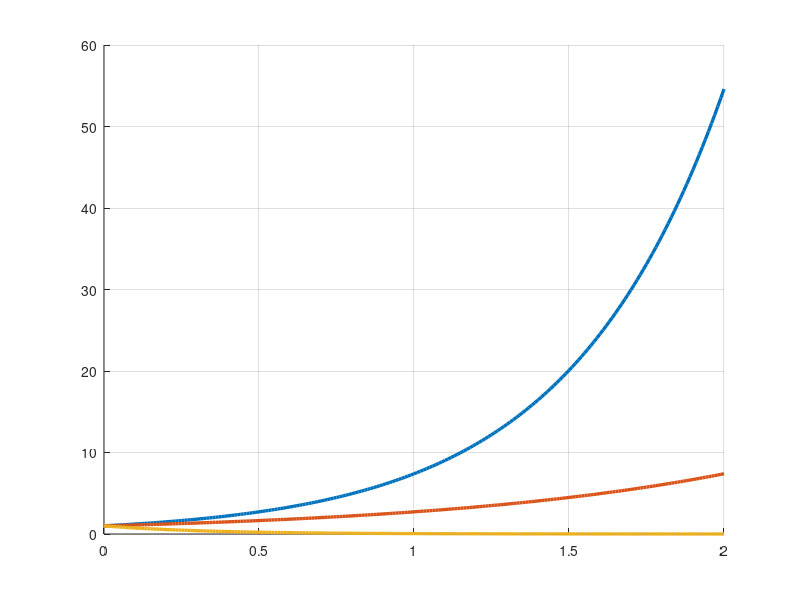

This chart was generated by the following MATLAB code: (Note: this script raises an error after producing the figure.)
%% 13주차 — 상태궤환 극배치: 극점을 원하는 자리에 정확히
% **제어시스템설계** · 충남대학교 자율운항시스템공학과
%
%
% **참고자료 — 먼저 볼 것**
%
% **1. 올해(2026) 수업 — 항상 이 두 곳에 올라옵니다**
%
% | 무엇 | 어디 |
% |---|---|
% | **수업 녹화 영상** | [충남대 제어시스템설계 2026 재생목록](https://youtube.com/playlist?list=PLJYbwklUIAsQ) |
% | **실습 자료 전체** (이 강의노트 포함) | [GitHub — Control-System-Design_Released](https://github.com/wkyouncnu/Control-System-Design_Released) |
%
% 수업이 끝나면 그날 녹화가 재생목록에 올라가고, 자료를 고치면 GitHub 이 곧바로 갱신됩니다.
% **빠진 수업이 있거나 따라가지 못한 곳이 있으면 이 둘을 먼저 보십시오.**
% 강의노트 · 실습 스크립트 · Simulink 모델 · 숙제가 모두 GitHub 에 있습니다.
%
% **2. 담당교수가 직접 한 강의 다섯 과목**
%
% 기초부터 대학원 과정까지 이어지므로 부족한 곳부터 보면 됩니다.
% 이 강의에서 쓰는 기호와 유도는 모두 그 안에서 자세히 다룹니다.
%
% | # | 과목 | 수준 | 언어 | 영상 | 강의자료·코드 |
% |---|---|---|---|---|---|
% | 1 | **제어공학** — 기초. 전달함수, 피드백, 안정도, 근궤적, PID | 학부 | KO | [재생목록](https://youtube.com/playlist?list=PLFaUxNRM4BvJMpF9HZS-Mp8tDv9dTdglk) | [드라이브](https://drive.google.com/drive/folders/1TNIPDNtS_Iy8li-olka5WJslSXDYf0aT) |
% | 2 | **제어시스템설계** — 해석이 아니라 설계. 사양, 루프 성형, 이산 구현 | 학부 | KO | [재생목록](https://youtube.com/playlist?list=PLFaUxNRM4BvIGroZ5rgn7x08F7C79d9WZ) | [드라이브](https://drive.google.com/drive/folders/11m5Xxl_PHJvxgHghLSP-jhCpmRpbvoXh) |
% | 3 | **제어공학특론** — 좌표계, 6자유도 운동방정식, 회전행렬과 오일러각, 선형화 | 대학원 | EN | [재생목록](https://youtube.com/playlist?list=PLFaUxNRM4BvJmvF2ljx4KM5dj1P5jEcw0) | [드라이브](https://drive.google.com/drive/folders/1GUxbbONl916lNd0ggnFnXrNwNkd13-2-) |
% | 4 | **센서신호처리 및 융합** — 센서 모델, 잡음, 추정, 다중센서 융합 | 대학원 | EN | [재생목록](https://youtube.com/playlist?list=PLFaUxNRM4BvK-aP2Gdoyp5-AWvMn7Fo8E) | [드라이브](https://drive.google.com/drive/folders/1MEVJP7TzMcm8w6TZwUjhWJtL34WeNY3u) |
% | 5 | **캡스톤디자인** — 이동체 프로젝트를 처음부터 끝까지 | 학부 | KO | [재생목록](https://youtube.com/playlist?list=PLFaUxNRM4BvLu7L0pDoLzDXTv8mm6rCmj) | [드라이브](https://drive.google.com/drive/folders/1haIQejlJfrdhtOuof-MpffR9ydVscXZS) |
%
% **3. MATLAB 이나 Simulink 가 아직 익숙하지 않다면**
%
% 실습에 들어가기 전에 아래를 먼저 하십시오. 무료이고 각각 몇 시간이면 끝납니다.
%
% | 도구 | 시작할 곳 |
% |---|---|
% | MATLAB | [MATLAB Onramp](https://matlabacademy.mathworks.com/kr/details/matlab-onramp/gettingstarted) · [Core MATLAB Skills](https://matlabacademy.mathworks.com/details/core-matlab-skills/lpmlcms) |
% | Simulink | [Simulink Onramp](https://matlabacademy.mathworks.com/kr/details/simulink-onramp/simulink) · 담당교수 Simulink 강의 [1편](https://youtu.be/a-afHg_fSaU) · [2편](https://youtu.be/070Yn0Hw5a0) |
%
%
%
%
% 6~7주차에서 우리는 **정해진 길** 위에서만 극점을 움직일 수 있었습니다.
% 근궤적이 사양 영역을 비껴가면 방법이 없었고, 그래서 7주차에서
% 극이나 영을 추가해 **길 자체를 바꿨습니다.**
%
% 오늘은 더 나갑니다. **길이라는 것 자체가 없어집니다.**
% 상태를 전부 되먹이면 극점 $n$ 개를 각각 원하는 자리에 정확히 놓을 수 있습니다.
%
% 그리고 학기의 하이라이트 — **거꾸로 선 진자를 실제로 세웁니다.**
if isempty(which('plant_msd'))   % 경로가 아직 등록 안 되었으면 알아서 잡는다
    p_ = pwd;
    if ~isempty(mfilename('fullpath')), p_ = fileparts(mfilename('fullpath')); end
    for k_ = 1:4
        if isfile(fullfile(p_,'setup_path.m')), run(fullfile(p_,'setup_path.m')); break; end
        p_ = fileparts(p_);
    end
    clear p_ k_
end
clc; close all;
s = tf('s');
%% 0-0. 오늘 돌려 볼 파일
% 강의노트를 읽다가 **직접 값을 바꿔 보고 싶을 때** 여는 파일들입니다.
% 모두 `W13_PolePlacement` 폴더 안에 있습니다.
%
% | 파일 | 실행 결과 | 학습 목표 | 강의노트 |
% |---|---|---|---|
% | `W13_01_pole_placement.m` | 계수비교법 손계산과 `place` 결과 대조, `place` 대 `acker`, 극 위치별 제어입력 표 | 극배치가 **왜 되는가**와 **대가** | 1~5절 |
% | `W13_02_reference_tracking.m` | $K_r$ 보정, 모델이 틀렸을 때, 적분 상태를 더한 서보 | 극배치만으로는 **어디에 멈출지 못 정한다** | 6~8절 |
% | `W13_03_pendulum_balance.m` | 거꾸로 선 진자를 세우고, 비선형으로 검증하고, 토크 한계를 걸어 본다 | **학기의 하이라이트** | 9~11절 |
% | `W13_04_run_simulink.m` | Simulink 로 같은 설계를 돌리고 포화를 켜 본다 | 실물에 가까운 검증 | 12절 |
% | `W13_PolePlacement.slx` | 상태궤환 $+$ `Saturation` 이 들어간 모델 | 행벡터 $K$ 를 블록으로 그리는 법 | 12절 |
% | `W13_build_model.m` | 위 `.slx` 를 코드로 다시 만든다 | 모델이 깨졌을 때 되살리는 법 | — |
%
% 오늘 처음 쓰는 도우미 함수도 하나 있습니다.
%
% | 함수 | 기능 |
% |---|---|
% | `fsfb_design(sys, p_des)` | 가제어성 확인 $\to$ $K$ $\to$ $K_r$ $\to$ **제어입력 크기**까지 한 번에 |
%
% 실행하는 법 — 파일을 열고 절 안에서 `Ctrl+Enter` 를 누르면 그 절만 돕니다.
% 전체는 `F5` 입니다. 처음 한 번은 `setup_path` 를 먼저 실행하십시오.
%
% 이 강의노트의 **그림은 전부** `make_figures.m` 이 만들어 `common/figures/` 에
% 넣어 둔 것입니다. 그림마다 어느 함수가 만들었는지 아래에 적어 두었습니다.
%% 0. 오늘 한 장 요약
% 오늘 배우는 것을 한 문장으로 적으면 이렇습니다.
%
% **상태를 전부 되먹이면 $A$ 가 $A - BK$ 로 바뀌고, 가제어이기만 하면
% 그 고유값을 원하는 자리에 정확히 놓을 수 있다.**
%
% 오늘의 계단
%
% - **1~3절** 상태궤환이란 무엇인가. $K$ 를 어떻게 구하는가
% - **4~5절** 근궤적과 무엇이 다른가. 그리고 대가는 무엇인가
% - **6~8절** 극배치만으로는 부족하다 — $K_r$ 과 적분 상태
% - **9~11절** 거꾸로 선 진자를 세운다. **학기의 하이라이트**
% - **12절** 포화가 있으면 어떻게 되는가
%
% 오늘 딱 하나만 기억한다면 이것입니다.
%
% - **극을 왼쪽으로 보내는 것은 공짜가 아니다.** 제어입력이 폭증한다
%% 0-1. 가장 작은 예부터 — 극점 하나 옮기기
% 이해를 돕기 위해 상태가 **하나뿐인** 시스템부터 봅니다.
%
% $$\dot{x} = 2x + u$$
%
% $a = +2$ 라 그대로 두면 발산합니다. 여기에 $u = -kx$ 를 넣으면
%
% $$\dot{x} = 2x - kx = (2-k)\,x$$
%
% $k = 5$ 로 두면 $\dot{x} = -3x$ 가 되어 **안정해집니다.**
%
% 이것이 오늘의 전부입니다. 상태가 여러 개면 $k$ 가 행벡터 $K$ 가 되고
% $2-k$ 가 $A - BK$ 가 될 뿐입니다.
t0 = (0:0.01:2)';
hold on; grid on;
for k = [0 1 5]
    plot(t0, exp((2-k)*t0), 'LineWidth', 2.4, ...
         'DisplayName', sprintf('k = %d  ->  기울기 %+d', k, 2-k));
end
yline(1, 'k:', 'HandleVisibility','off');
xlabel('시간 [s]'); ylabel('x(t)'); ylim([0 6]);
legend('Location','northwest');
title('되먹임 이득 하나로 고유값의 부호를 뒤집는다');
%% 1. 상태궤환 — 출력이 아니라 상태를 되먹인다
% 지금까지 열두 주 동안 되먹인 것은 **출력 $y$ 하나**였습니다.
%
% $$u = C(s)\,(r - y)$$
%
% 상태궤환은 **상태 전부**를 되먹입니다.
%
% $$u = -Kx + K_r r, \qquad K = [k_1\;\;k_2\;\;\cdots\;\;k_n]$$
%
% 이것을 상태방정식에 넣으면
%
% $$\dot{x} = Ax + B(-Kx + K_r r) = (A - BK)\,x + BK_r\,r$$
%
% 즉 **$A$ 가 $A - BK$ 로 바뀝니다.**
% 우리가 $K$ 를 고르면 그 고유값을 정할 수 있다는 뜻입니다.
%
% ![상태궤환 : u = -Kx + Kr r](loop_statefb.png)
%
% **그림 파일** `loop_statefb.png` — `common/dg_loop.m` 의 `dg_loop`
%   · 다시 만들려면 `make_figures('loop_statefb')`
%
% **만드는 곳** — `common/dg_loop.m` 을 `dg_loop('statefeedback', ...)` 로 부릅니다
% **직접 확인해 보려면** — `W13_04_run_simulink.m` 이 `W13_PolePlacement.slx` 에서
% 이 그림 그대로의 블록 배치를 돌립니다
%
% 그림 해석
%
% | 관찰 위치 | 관찰 내용 | 해석 |
% |---|---|---|
% | 되먹임 선이 **플랜트 안쪽**에서 나오는 것 | $y$ 가 아니라 $x$ 를 가져온다 | **오늘의 핵심 차이** |
% | 되먹임 상자 $K$ | 스칼라가 아니라 **행벡터** | 상태마다 계수가 따로 있다 |
% | 그 선이 여러 가닥인 것 | 상태 개수만큼 | 그래서 자유도가 $n$ 개다 |
% | 앞단의 $K_r$ | 지령을 곱해 주는 상수 | 6절에서 다룬다. **없으면 엉뚱한 데 멈춘다** |
% | 합산점의 부호 | $-Kx$ 를 더한다 | 빼는 것과 같다 |
% | 출력 $y$ 로 가는 선 | $C$ 를 거친다 | 오늘은 **$x$ 를 전부 안다고 가정**한다 |
%
% 마지막 줄이 오늘 내내 깔려 있는 가정입니다.
% **이 가정을 깨는 것이 14주차입니다.**
%% 2. $K$ 를 손으로 구하기 — 계수비교법
% 절차는 세 줄입니다.
%
% - **1단계** 원하는 극점으로 원하는 특성다항식을 만든다
%
% $$(s+8)(s+10)(s+12) = s^3 + 30 s^2 + 296 s + 960$$
%
% - **2단계** $A - BK$ 의 특성다항식을 $K$ 의 원소로 적는다
% - **3단계** 두 다항식의 **계수를 하나씩 맞춘다**
%
% 미지수 개수($K$ 의 원소 $n$ 개)와 방정식 개수(계수 $n$ 개)가 같으므로
% **답이 정확히 하나** 나옵니다. 이것이 극배치가 되는 이유입니다.
%
% 그리고 12주차의 조건이 여기서 나옵니다 — **가제어여야 합니다.**
% 가제어가 아니면 위 연립방정식이 풀리지 않습니다.
[Gp, p] = plant_dcmotor('position');
sys = ss(p.A, p.B, p.C, p.D);
p_des = [-8 -10 -12];
K = place(p.A, p.B, p_des);
eig(p.A)'                    % 개루프 고유값
%%
poly(p_des)                  % 원하는 특성다항식의 계수
%%
K                            % place 가 구해 준 상태궤환 이득
%%
sort(eig(p.A - p.B*K))'      % 검증 : 원한 -8, -10, -12 가 나와야 한다
%% 2-1. 계수비교를 **직접** 해 본다 — 가장 작은 예
% 위에서는 절차만 말하고 `place` 에 맡겼습니다.
% 그러면 무슨 일이 일어나는지 안 보이므로, 상태가 둘뿐인 예로 손으로 풉니다.
%
% $$A = \left[\begin{array}{cc} 0 & 1 \\ -2 & -3 \end{array}\right], \qquad
%   B = \left[\begin{array}{c} 0 \\ 1 \end{array}\right], \qquad
%   K = \left[\begin{array}{cc} k_1 & k_2 \end{array}\right]$$
%
% **1단계** — 원하는 극점을 $-4$, $-5$ 로 두면
%
% $$(s+4)(s+5) = s^2 + 9s + 20$$
%
% **2단계** — $A - BK$ 를 만들고 특성다항식을 $k_1, k_2$ 로 적습니다.
%
% $$A - BK = \left[\begin{array}{cc} 0 & 1 \\
%   -2-k_1 & -3-k_2 \end{array}\right]$$
%
% $2\times2$ 행렬의 특성다항식은 $s^2 - (\text{대각합})s + (\text{행렬식})$ 이므로
%
% $$s^2 + (3+k_2)\,s + (2+k_1)$$
%
% **3단계** — 두 다항식의 계수를 하나씩 맞춥니다.
%
% | 차수 | 원하는 계수 | $K$ 로 적은 계수 | 풀면 |
% |---|---|---|---|
% | $s^1$ | $9$ | $3 + k_2$ | $k_2 = 6$ |
% | $s^0$ | $20$ | $2 + k_1$ | $k_1 = 18$ |
%
% 따라서 $K = \left[\begin{array}{cc} 18 & 6 \end{array}\right]$ 입니다.
% **미지수 두 개, 방정식 두 개.** 그래서 답이 딱 하나 나옵니다.
%
% 지금 한 일을 한 장으로 묶으면 이렇습니다.
%
% ![계수비교법 — 원하는 극점에서 K 까지](w13_coeff_match.png)
%
% **그림 파일** `w13_coeff_match.png` — `make_figures.m` 의 `fig_w13_coeff_match`
%   · 다시 만들려면 `make_figures('w13_coeff_match')`
%
% **만드는 곳** — `make_figures.m` 의 `fig_w13_coeff_match`
% **직접 확인해 보려면** — `W13_01_pole_placement.m` 의 **2절**이
% 같은 예제를 손계산과 `place` 로 나란히 풉니다
%
% 그림 해석
%
% | 관찰 위치 | 관찰 내용 | 해석 |
% |---|---|---|
% | ① 파란 칸 | 원하는 극점 $-4$, $-5$ | **우리가 정하는 것.** 사양에서 온다 |
% | ② 파란 칸 | 그 극점을 근으로 갖는 다항식 | 극점을 계수로 바꾼 것 |
% | ③ 회색 칸 | $A - BK$ 의 특성다항식 | **시스템이 주는 것.** $K$ 가 미지수로 들어 있다 |
% | ④ 빨간 글씨 | 같은 차수끼리 등식을 세운 것 | 미지수 2 개, 방정식 2 개 |
% | ⑤ 초록 칸 | 연립방정식의 해 | 얻는 상태궤환 이득 |
% | ② 와 ③ 의 차수가 같은 것 | 둘 다 $n$ 차 | 그래서 방정식 개수가 미지수 개수와 같다 |
%
% ③ 에 $k_1$ 이나 $k_2$ 가 **아예 나타나지 않는 경우**가 있습니다.
% 그러면 ④ 를 풀 수 없습니다. 그것이 **가제어가 아닌 경우**입니다.
% 12주차의 판정이 여기서 쓰입니다.
A2 = [0 1; -2 -3];   B2 = [0; 1];
K2_hand  = [18 6]                        % 손으로 푼 것
K2_place = place(A2, B2, [-4 -5])        % place 가 준 것
%%
poly(A2 - B2*K2_hand)                    % A-BK 의 특성다항식
poly([-4 -5])                            % 원하는 특성다항식
%%
sort(eig(A2 - B2*K2_hand))'              % 고유값이 -5, -4 로 옮겨졌다
%% 2-2. 3차에서는 기호 계산으로 맡긴다
% 상태가 셋이 되면 손으로 전개하기가 번거롭습니다.
% 그래도 **원리는 똑같다**는 것을 확인하기 위해 기호로 풀어 봅니다.
%
% Symbolic Math Toolbox 의 `charpoly` 가 특성다항식을 $k_1,k_2,k_3$ 이
% 들어간 채로 만들어 주고, `solve` 가 계수를 맞춰 줍니다.
%
% 새로 나오는 명령 두 개
%
% - `charpoly(M, s)` — 행렬 `M` 의 특성다항식을 변수 `s` 로 돌려준다
% - `coeffs(expr, s, 'All')` — 다항식의 계수를 **높은 차수부터 전부** 뽑는다
%
% 우리 DC 모터의 $A - BK$ 특성다항식은 이렇게 나옵니다.
%
% $$s^3 + (2k_3 + 12)\,s^2 + \left(2k_2 + 20k_3 + \frac{1001}{50}\right)s + 2k_1$$
%
% 원하는 다항식 $s^3 + 30s^2 + 296s + 960$ 과 계수를 맞추면
% 미지수 세 개에 방정식 세 개이므로 답이 하나로 정해집니다.
%  [주의] 이 절만 Symbolic Math Toolbox 가 필요합니다.
%         없는 PC 에서도 강의노트가 끝까지 돌도록 확인하고 건너뜁니다.
hasSym = license('test','Symbolic_Toolbox') && ~isempty(which('syms'));
if hasSym
    syms k1 k2 k3 sv real
    Ksym = [k1 k2 k3];
    cpoly = expand(charpoly(sym(p.A) - sym(p.B)*Ksym, sv));
    wpoly = expand(poly2sym(poly(p_des), sv));
    sol   = solve(coeffs(cpoly - wpoly, sv, 'All') == 0, [k1 k2 k3]);
    K_hand3 = double([sol.k1 sol.k2 sol.k3]);
else
    K_hand3 = K;             % 툴박스가 없으면 계수 대조만 한다
    disp('Symbolic Math Toolbox 가 없어 기호 계산은 건너뜁니다.')
end
K_hand3                      % 계수비교로 푼 것
K                            % place 가 준 것
%%
poly(p.A - p.B*K)            % A-BK 의 특성다항식
poly(p_des)                  % 원하는 특성다항식. 같아야 한다
%%
% 세 결과가 같습니다. 그러므로 `place` 는 **이 연립방정식을 수치적으로 푸는
% 명령일 뿐입니다.** 새로운 이론이 아닙니다.
%% 3. `place` 와 `acker` — 오늘의 새 명령 둘
% 둘 다 같은 일을 합니다. 그런데 쓰는 자리가 다릅니다.
%
% | 항목 | place(A,B,p) | acker(A,B,p) |
% |---|---|---|
% | 원리 | 수치적으로 안정한 알고리즘 | Ackermann 공식을 그대로 |
% | 입력 개수 | **여러 개 가능** | 하나만 |
% | 중근 | **불가.** 오류가 난다 | 가능 |
% | 차수 | 높아도 믿을 만하다 | $10$ 차 이상은 위험 |
% | 언제 쓰나 | **기본** | 중근이 꼭 필요할 때 |
%
% 주의 세 가지
%
% - 둘 다 **개루프** $A, B$ 를 받습니다. 폐루프를 넣으면 안 됩니다
% - 돌려주는 것은 $K$ 이고, 실제 제어입력은 $u = -Kx$ 입니다. **부호에 주의**
% - `place` 가 오류를 내면 두 가지 중 하나입니다 —
%   **중근을 줬거나, 가제어가 아니거나**
%
% 예제 — 중근을 주면 어떻게 되는지 확인해 봅니다.
try
    K2 = place(p.A, p.B, [-10 -10 -10]);
catch ME
    disp('place 에 중근을 주면 오류가 납니다 :')
    disp(ME.message)
end
%%
K2 = acker(p.A, p.B, [-10 -10 -10])      % acker 로는 된다
%%
sort(eig(p.A - p.B*K2))'                 % 검증 : -10 이 세 개
%% 4. 근궤적과 무엇이 다른가 — 오늘의 핵심
% 6~7주차에서는 이득 $K$ **하나**를 바꿨습니다. 자유도가 하나뿐이라
% 극점이 **정해진 길** 위를 움직였습니다.
%
% 상태궤환은 $K$ 가 **벡터**입니다. 자유도가 상태 개수만큼 있습니다.
% 그래서 극점 $n$ 개를 각각 원하는 자리에 놓을 수 있습니다.
%
% ![원점의 적분기까지 원하는 자리로 끌어온다](w13_place_map.png)
%
% **그림 파일** `w13_place_map.png` — `make_figures.m` 의 `fig_place_map`
%   · 다시 만들려면 `make_figures('w13_place_map')`
%
% **만드는 곳** — `make_figures.m` 의 `fig_place_map`
% **직접 바꿔 보려면** — `W13_01_pole_placement.m` 의 **4절**이 근궤적을
% 배경으로 깔고 극배치 결과를 겹쳐 그립니다
%
% 그림 해석
%
% | 관찰 위치 | 관찰 내용 | 해석 |
% |---|---|---|
% | 왼쪽 파란 $\times$ 세 개 | 개루프 극점 $0$, $-2.00$, $-10.00$ | 원점의 것이 **적분기**다 (5주차 타입 1) |
% | 왼쪽 빨간 $\circ$ 세 개 | 극배치 후 $-8$, $-10$, $-12$ | 우리가 정한 자리 |
% | 원점의 $\times$ 가 $-8$ 로 옮겨진 것 | **적분기까지 옮겼다** | 비례제어로는 절대 못 하는 일 |
% | 세 $\circ$ 가 실축 위에 나란한 것 | 우리가 실수 극점으로 골랐다 | 복소수로 골라도 된다 |
% | 오른쪽 곡선 | 그때의 계단응답 | |
% | 오른쪽 제목 | 오버슈트 $0.0\%$, 정착시간 $0.78$ s | 실수 극점만 골랐으니 오버슈트가 없다 |
% | 오른쪽 곡선이 $1$ 에 도달하는 것 | $K_r$ 을 곱했기 때문 | 안 곱하면 6절처럼 엉뚱한 데 멈춘다 |
%
% **원점 극점을 옮겼다**는 것이 이 그림의 핵심입니다.
% 비례제어에서는 원점 극점이 그 자리에서 출발해 오른쪽으로 휘어 갈 뿐이었습니다.
%% 5. 대가 — 극을 왼쪽으로 보낼수록
% 수학적으로는 **어디든** 놓을 수 있습니다. 가제어이기만 하면요.
% 그런데 물리적으로는 대가가 있습니다.
%
% ![빨라진 만큼 전압을 더 쓴다](w13_effort.png)
%
% **그림 파일** `w13_effort.png` — `make_figures.m` 의 `fig_effort`
%   · 다시 만들려면 `make_figures('w13_effort')`
%
% **만드는 곳** — `make_figures.m` 의 `fig_effort`
% **직접 바꿔 보려면** — `W13_01_pole_placement.m` 의 **5절**에서
% `a_list` 를 바꿔 실행
%
% 그림 해석 — **왼쪽 두 곡선의 세로축 눈금을 반드시 함께 보십시오**
%
% | 관찰 위치 | 관찰 내용 | 해석 |
% |---|---|---|
% | 왼쪽 파란 곡선 | 정착시간. $1.4$ s 에서 $0.3$ s 로 | 왼쪽으로 보낼수록 빨라진다 |
% | 왼쪽 파란 곡선의 세로축 | 선형 눈금, $0.2 \sim 1.6$ | 약 $5$ 배 범위 |
% | 왼쪽 빨간 곡선 | 최대 제어입력 | 함께 커진다 |
% | 왼쪽 빨간 곡선의 세로축 | **로그 눈금**, $10^1 \sim 10^4$ | 약 $100$ 배 범위 |
% | 두 세로축의 범위 차이 | $5$ 배 대 $100$ 배 | **빨라지는 것보다 전압이 훨씬 빨리 큰다** |
% | 오른쪽 파란 곡선 | 극점 $-6$ 부근, 정착 $1.00$ s, 최대 $240$ V | |
% | 오른쪽 노란 곡선 | 극점 $-20$ 부근, 정착 $0.34$ s, 최대 $5280$ V | $3$ 배 빨라지려고 $22$ 배 전압 |
% | 오른쪽 제목의 $24$ V | 흔한 드라이버 한계 | **셋 다 사용할 수 없다** |
%
% 이 그림이 오늘의 실무적 결론입니다.
% **"가장 빠른 설계" 가 아니라 "구동기가 낼 수 있는 것 중 가장 좋은 설계"**
% 를 골라야 합니다. 6주차의 포화, 7주차의 Lead 대가와 똑같은 이야기입니다.
%% 6. 극배치만으로는 부족하다 — 어디에 멈출 것인가
% 극배치는 $A$ 를 $A - BK$ 로 바꿔 **고유값만** 옮깁니다.
% 직류이득은 아무도 신경 쓰지 않았습니다.
%
% 그래서 지령 $r$ 을 그대로 넣으면 엉뚱한 값에 수렴합니다.
%
% ![극배치는 극점만 옮긴다. 직류이득은 따로 맞춰야 한다](w13_kr.png)
%
% **그림 파일** `w13_kr.png` — `make_figures.m` 의 `fig_kr`
%   · 다시 만들려면 `make_figures('w13_kr')`
%
% **만드는 곳** — `make_figures.m` 의 `fig_kr`
% **직접 확인해 보려면** — `W13_02_reference_tracking.m` 의 **1~2절**
%
% 그림 해석
%
% | 관찰 위치 | 관찰 내용 | 해석 |
% |---|---|---|
% | 파란 곡선 ($K_r = 1$) | $0.002$ 근처에서 평평 | 목표 $1$ 의 **$0.2\%$** 에 멈춘다 |
% | 빨간 곡선 ($K_r = 480$) | $1$ 에 정확히 도달 | 보정하면 맞는다 |
% | 두 곡선의 **모양** | 완전히 같다 | 고유값이 같으니 당연하다 |
% | 두 곡선이 같은 시각에 평평해지는 것 | 정착시간도 같다 | $K_r$ 은 **세로 배율일 뿐**이다 |
% | $K_r = 480$ 이라는 큰 값 | $1/0.002$ | 직류이득이 작아서 크게 곱해야 한다 |
%
% **모양은 같고 크기만 다르다** — 이것을 놓치지 마십시오.
% $K_r$ 은 과도응답을 전혀 안 바꿉니다.
%% 7. $K_r$ 은 어떻게 구하는가
% 정상상태에서는 $\dot{x} = 0$ 이므로
%
% $$0 = (A - BK)\,x_{ss} + BK_r\,r
%   \qquad\Rightarrow\qquad
%   x_{ss} = -(A-BK)^{-1}BK_r\,r$$
%
% $$y_{ss} = C\,x_{ss} = -C(A-BK)^{-1}B\,K_r\,r$$
%
% 이것이 $r$ 과 같아지려면
%
% $$K_r = \frac{1}{-C(A-BK)^{-1}B}
%       = \frac{1}{\mathrm{dcgain}(A-BK,\,B,\,C,\,D)}$$
%
% MATLAB 에서는 한 줄입니다.
Kr = 1/dcgain(ss(p.A - p.B*K, p.B, p.C, p.D))
%%
dcgain(ss(p.A - p.B*K, p.B*Kr, p.C, p.D))   % 보정 후 직류이득. 1 이어야 한다
%% 8. $K_r$ 의 약점과 적분 상태
% $K_r$ 은 **모델을 믿고 미리 계산한 값**입니다.
% 1주차와 5주차에서 본 그 문제가 그대로 돌아옵니다.
%
% 그런데 **한 가지 예외가 있습니다.**
%
% - 플랜트 안에 **적분기가 이미 있으면** ($A$ 의 첫 열이 $0$)
%   $K_r$ 만으로도 계단 오차가 저절로 $0$ 이 됩니다
% - 없으면 $K_r$ 은 모델 오차만큼 그대로 어긋납니다
%
% 오늘 쓰는 DC 모터 **위치** 모델은 앞쪽입니다 (각도는 각속도의 적분).
% **속도** 모델은 뒤쪽입니다. `W13_02_reference_tracking.m` 의 3절에서
% 두 경우를 나란히 확인합니다.
%
% 확실히 없애려면 **적분 상태를 하나 더** 넣습니다.
%
% $$\dot{x}_i = r - y$$
%
% $$\left[\begin{array}{c}\dot{x}\\ \dot{x}_i\end{array}\right] =
%   \left[\begin{array}{cc}A & 0\\ -C & 0\end{array}\right]
%   \left[\begin{array}{c}x\\ x_i\end{array}\right] +
%   \left[\begin{array}{c}B\\ 0\end{array}\right] u +
%   \left[\begin{array}{c}0\\ 1\end{array}\right] r$$
%
% 이 확대 시스템에 극배치를 하면 상태가 $n+1$ 개인 제어기가 나옵니다.
% **서보 문제**라고 부르며, 모델이 틀려도 정상상태 오차가 $0$ 입니다.
%
% 두 방식의 차이는 **모델이 틀렸을 때** 드러납니다.
%
% ![K_r 만 쓸 때와 적분 상태를 더했을 때](w13_servo.png)
%
% **그림 파일** `w13_servo.png` — `make_figures.m` 의 `fig_w13_servo`
%   · 다시 만들려면 `make_figures('w13_servo')`
%
% **만드는 곳** — `make_figures.m` 의 `fig_w13_servo`
% **직접 바꿔 보려면** — `W13_02_reference_tracking.m` 의 **3-1절**과 **4절**
% 에서 모델 오차의 크기를 바꿔 보십시오
%
% 그림 해석
%
% | 관찰 위치 | 관찰 내용 | 해석 |
% |---|---|---|
% | 왼쪽 파란 곡선 | 모델이 정확할 때 $K_r$ | 목표값에 정확히 도달 |
% | 왼쪽 빨간 곡선 | 플랜트가 $30\,\%$ 약할 때 $K_r$ | **$10\,\%$ 만큼 모자란 채로 멈춘다** |
% | 왼쪽 초록 곡선 | 같은 오차에 적분 상태 추가 | 조금 늦지만 결국 목표값에 도달 |
% | 초록이 파랑보다 느린 것 | 상태가 하나 늘어 극점이 하나 더 있다 | 정확도의 대가는 속도 |
% | 오른쪽 빨간 직선 | 모델 오차 대 정상상태 오차 | $K_r$ 은 **오차를 그대로 물려받는다** |
% | 오른쪽 초록 수평선 | 같은 스윕, 적분 상태 사용 | 모델이 얼마나 틀리든 오차가 $0$ |
%
% 오른쪽 그림이 이 절의 결론입니다.
% $K_r$ 은 **모델을 믿는** 앞먹임이고, 적분 상태는 **출력을 보는** 되먹임입니다.
% 1주차에서 개루프와 폐루프를 비교하며 한 이야기가 그대로 돌아왔습니다.
%
% 상태궤환에 적분 상태를 더한 것이 **사실상 PID** 입니다.
%
% - 각도에 비례해서 미는 것 — $P$
% - 각속도에 비례해서 빼는 것 — $D$ (각속도는 각도의 미분)
% - 적분 상태 — $I$
%
% **다만 미분을 안 합니다.** 이미 있는 상태를 쓸 뿐입니다.
% 7주차에서 고생한 미분 잡음 증폭이 여기서는 안 생깁니다.
%% 9. 학기의 하이라이트 — 거꾸로 선 진자
% 3주차에서 이 진자를 처음 만났습니다.
% 거꾸로 세우면 고유값 하나가 $+5.72$ 가 되어 **손을 떼면 넘어간다**는
% 것을 봤습니다.
%
% 12주차에서 가제어임을 확인했습니다. 그러니 세울 수 있습니다.
% 오늘 실제로 세웁니다.
%
% ![우반면 극점을 좌반면으로 끌어온다](w13_pendulum.png)
%
% **그림 파일** `w13_pendulum.png` — `make_figures.m` 의 `fig_w13_pendulum`
%   · 다시 만들려면 `make_figures('w13_pendulum')`
%
% **만드는 곳** — `make_figures.m` 의 `fig_w13_pendulum`
% **직접 해 보려면** — `W13_03_pendulum_balance.m` 의 **2절**
%
% 그림 해석
%
% | 관찰 위치 | 관찰 내용 | 해석 |
% |---|---|---|
% | 왼쪽 빨간 $\times$ 오른쪽 것 | $+5.72$ | **이것 때문에 넘어진다.** 시정수 $0.175$ s |
% | 왼쪽 빨간 $\times$ 왼쪽 것 | $-5.72$ | 이쪽은 문제없다 |
% | 왼쪽 파란 $\circ$ 두 개 | $-4.0 \pm 5.5j$ | 우리가 정한 자리 (오버슈트 $10\%$, 정착 $1$ s) |
% | 두 $\circ$ 가 좌반면에 있는 것 | 실수부가 $-4$ | **세워졌다** |
% | 두 $\circ$ 가 복소수인 것 | 허수부 $\pm 5.5$ | 조금 진동하며 돌아온다 |
% | 오른쪽 빨간 곡선 | $10$ 도에서 놓았을 때, 화면 밖으로 발산한다 | 제어 없으면 $2$ 초 만에 넘어간다 |
% | 오른쪽 파란 곡선 | $0.4$ s 에 $0$ 을 지나 $-1$ 도까지 갔다 돌아온다 | 상태궤환이 세운다 |
% | 파란 곡선이 $0$ 아래로 내려가는 것 | 약간 지나쳤다 | 오버슈트 $10\%$ 사양의 결과 |
% | 파란 곡선이 $1$ s 안에 안정되는 것 | 정착시간 사양대로 | 4주차의 공식이 여기서도 그대로 쓰인다 |
%
% $+5.72$ 라는 숫자를 다시 보십시오. 시정수가 $0.175$ 초입니다.
% **$175$ ms 마다 기울기가 $e$ 배씩 커집니다.** 사람 반응속도로는 못 잡습니다.
%% 10. 선형 설계가 진짜 진자에서도 통하는가
% 우리가 설계한 $K$ 는 **선형 모델**을 보고 만든 것입니다.
% 진짜 진자는 비선형입니다 ($\sin$ 이 들어 있습니다).
%
% 3주차의 마지막 교훈이 여기서 적용됩니다 —
% **설계한 제어기를 다시 비선형 모델에 붙여서 검증한다.**
%
% `W13_03_pendulum_balance.m` 의 4절이 그 검증입니다.
%
% - $10$ 도에서 놓으면 — 비선형과 선형이 거의 겹친다
% - $40$ 도에서 놓으면 — 둘 다 세워지지만 **가는 길이 다르다**
%
% **좌표에 주의하십시오.** 이 실습에서 가장 틀리기 쉬운 부분입니다.
%
% - `plant_pendulum` 의 비선형 함수 `p.f` 는 **매달린 자세 기준 절대 각도**를 받습니다
% - 선형 모델 $(A, B)$ 는 **직립 기준 편차**입니다
%
% 그래서 비선형 시뮬레이션에 제어기를 붙일 때는 이렇게 씁니다.
%
% - 편차 $\delta x = [\theta - \pi;\;\dot{\theta}]$
% - 제어입력 $u = u_0 - K\,\delta x$, 여기서 $u_0 = mgl\sin\pi = 0$
%
% 이것을 빼먹으면 "직립에서 $10$ 도" 를 "매달린 데서 $10$ 도" 로 잘못 넣게 되어
% **아무 제어기나 다 성공하는 것처럼** 보입니다.
% 불안정 플랜트인데 뭘 해도 잘되면 좌표를 의심하십시오.
%
% 초기각을 키워 가며 선형 예측과 실제를 겹쳐 보면 이렇습니다.
%
% ![선형 예측과 비선형 실제가 어디서부터 벌어지는가](w13_nonlin_check.png)
%
% **그림 파일** `w13_nonlin_check.png` — `make_figures.m` 의 `fig_w13_nonlin_check`
%   · 다시 만들려면 `make_figures('w13_nonlin_check')`
%
% **만드는 곳** — `make_figures.m` 의 `fig_w13_nonlin_check`
% **직접 바꿔 보려면** — `W13_03_pendulum_balance.m` 의 **4절**에서
% 초기각을 바꿔 가며 같은 비교를 합니다
%
% 그림 해석
%
% | 관찰 위치 | 관찰 내용 | 해석 |
% |---|---|---|
% | 왼쪽 실선 | 비선형 모델을 `ode45` 로 적분한 결과 | 진짜 진자의 거동 |
% | 왼쪽 점선 | 선형 모델 $e^{(A-BK)t}\,\delta x(0)$ | 설계할 때 예측한 거동 |
% | $10^\circ$ 에서 둘이 겹치는 것 | $\sin\theta \approx \theta$ 가 잘 맞는다 | 선형화가 유효한 영역 |
% | $130^\circ$ 에서 벌어지는 것 | $\sin\theta$ 와 $\theta$ 가 크게 다르다 | **선형 예측이 틀린다** |
% | 그런데도 셋 다 $0$ 으로 가는 것 | 되먹임이 오차를 계속 줄인다 | 예측은 틀려도 안정화는 된다 |
% | 오른쪽 파란 곡선 | 초기각 대 최대 예측 오차 | 각에 대해 **가속적으로** 커진다 |
% | 오른쪽 빨간 곡선 | 초기각 대 최대 토크 | 거의 비례해서 커진다 |
%
% 여기서 나오는 결론이 중요합니다.
% **선형 설계가 실패하는 이유는 각도가 커서가 아니라 토크가 모자라서**입니다.
% 위 그림은 토크를 무한히 낼 수 있다고 가정한 것입니다.
% 진짜 한계는 다음 절에서 봅니다.
%% 11. 진짜 한계는 토크다
% 10절에서 $40$ 도까지도 세워졌습니다.
% 그런데 그건 **토크를 무한히 낼 수 있다고 가정**했기 때문입니다.
%
% 실제 모터는 정해진 토크까지만 냅니다.
%
% ![토크가 모자라면 넘어간다](w13_saturation.png)
%
% **그림 파일** `w13_saturation.png` — `make_figures.m` 의 `fig_w13_saturation`
%   · 다시 만들려면 `make_figures('w13_saturation')`
%
% **만드는 곳** — `make_figures.m` 의 `fig_w13_saturation`
% **직접 바꿔 보려면** — `W13_03_pendulum_balance.m` 의 **5절**에서
% `tau_lim` 목록을 바꿔 실행
%
% 그림 해석
%
% | 관찰 위치 | 관찰 내용 | 해석 |
% |---|---|---|
% | 왼쪽 초록 칸 | 세운 경우 | |
% | 왼쪽 분홍 칸 | 넘어진 경우 | |
% | 왼쪽 맨 위 줄 (한계 없음) | $70$ 도까지 전부 초록 | 토크가 무한하면 아주 크게 기울어도 세운다 |
% | 왼쪽 가운데 줄 ($1.0$ Nm) | $40$ 도까지만 초록 | **한계가 유효범위를 잘라 냈다** |
% | 왼쪽 맨 아래 줄 ($0.6$ Nm) | $20$ 도까지만 초록 | 더 잘렸다 |
% | 세 줄의 경계가 계단처럼 밀리는 것 | 토크가 절반이면 범위도 절반 | **토크가 곧 유효범위다** |
% | 오른쪽 검은 곡선 (한계 없음) | $0.6$ s 에 $0$ 으로 돌아온다 | 설계대로다 |
% | 오른쪽 파란 곡선 ($1.0$ Nm) | 조금 늦지만 돌아온다 | 아슬아슬하게 성공 |
% | 오른쪽 빨간 곡선 ($0.6$ Nm) | 위로 급증했다가 감소하기를 반복 | **넘어져서 빙빙 돈다** |
% | 빨간 곡선이 주기적으로 보이는 것 | 진자가 계속 회전한다 | 세우기를 포기한 상태 |
%
% 여기서 배울 것 — **유효범위를 정하는 것은 선형화가 아니라 토크입니다.**
% 3주차에서는 "선형화가 몇 도까지 맞는가" 를 물었지만,
% 실제 한계는 그보다 훨씬 앞에서 **구동기가 정합니다.**
%
% 10강 slide 106~108 의 control saturation 이 정확히 이 이야기입니다.
%% 12. Simulink 로 확인 — 포화가 있는 루프
% 모델 `W13_PolePlacement.slx` 를 열어 보십시오.
% 지금까지의 모델과 딱 두 가지가 다릅니다.
%
% - 되먹임 경로의 `Gain` 블록에 **스칼라가 아니라 행벡터 $K$** 가 들어 있다
%   (Multiplication 을 `Matrix(K*u)` 로 두어야 합니다)
% - 플랜트의 $C$ 가 **단위행렬**이다 (상태를 전부 뽑는다)
%
% ![구동기 포화가 있는 폐루프](loop_saturation.png)
%
% **그림 파일** `loop_saturation.png` — `common/dg_loop.m` 의 `dg_loop`
%   · 다시 만들려면 `make_figures('loop_saturation')`
%
% **만드는 곳** — `common/dg_loop.m` 을 `dg_loop('saturation', ...)` 로 부릅니다
%
% 그림 해석
%
% | 관찰 위치 | 관찰 내용 | 해석 |
% |---|---|---|
% | 제어기와 플랜트 사이의 분홍 상자 | 구동기 포화 | 오늘 설계는 이것을 **전혀 모른다** |
% | $u$ 라는 이름이 상자 **앞**에 있는 것 | 제어기가 요구한 값 | 실제 들어가는 값은 잘린 뒤의 값이다 |
% | 되먹임 선 | $y$ 만 돌아온다 | 잘렸다는 사실을 제어기가 모른다 |
%
% `W13_04_run_simulink.m` 을 실행하면 다음을 확인합니다.
%
% | 구동기 한계 | 정착시간 | 오버슈트 |
% |---|---|---|
% | 없음 | $0.548$ s | $0.0\%$ |
% | $200$ V | $0.620$ s | $0.0\%$ |
% | $60$ V | $0.778$ s | $0.0\%$ |
% | $24$ V | $0.989$ s | $1.5\%$ |
%
% 제어입력 그림에서 **평평하게 잘린 구간**이 포화된 시간입니다.
% 그 시간 동안 제어기는 "더 주라" 고 하는데 구동기가 못 냅니다.
%
% 11주차의 와인드업은 여기에 **적분기까지 있을 때** 생기는 한 걸음 더 나간 문제입니다.
%% 12-1. `place` 와 `acker` 를 여러 가지로 써 본다
% 두 명령은 같은 문제를 풀지만 **쓸 수 있는 자리가 다릅니다.**
%
% | 항목 | place(A,B,p) | acker(A,B,p) |
% |---|---|---|
% | 다입력 시스템 | 된다 | 안 된다 (SISO 전용) |
% | 중근(같은 극을 두 번) | **안 된다** | 된다 |
% | 수치 안정성 | 좋다 | 차수가 높으면 나빠진다 |
% | 권장 | **기본으로 이것을 쓴다** | 중근이 꼭 필요할 때만 |
%
% 중근을 `place` 에 주면 다음과 같은 오류가 납니다.
%
% - `"place" 명령은 rank(B) 보다 큰 중복도를 갖는 극점을 배치할 수 없습니다`
%
% 단입력이면 `rank(B) = 1` 이므로 **같은 극을 두 번 쓸 수 없다**는 뜻입니다.
% 실무에서는 중근을 굳이 쓸 이유가 거의 없으므로
% $-10$ 대신 $-10.0$ 과 $-10.1$ 처럼 아주 조금 떨어뜨려 주면 됩니다.
[~, pB] = plant_dcmotor('position');
Ap = pB.A;  Bp = pB.B;
p_want = [-8 -10 -12];
K_place = place(Ap, Bp, p_want)
K_acker = acker(Ap, Bp, p_want)
%%
max(abs(K_place - K_acker))              % 두 결과의 차이. 0 이면 같다
%%
% 정말 원하는 자리에 갔는지 반드시 확인한다
p_want
sort(eig(Ap - Bp*K_place))'
%%
% 중근을 요구하면 place 는 거부한다
try
    place(Ap, Bp, [-10 -10 -12]);
catch ME
    disp(ME.message)
end
%%
K_rep = acker(Ap, Bp, [-10 -10 -12])     % acker 로는 된다
%%
gain_up = 100*(K_rep(1)/K_place(1) - 1)  % 이득이 몇 % 커졌나. 극을 모은 대가
%% 13. 오늘의 정리
% - 상태궤환 $u = -Kx$ 는 $A$ 를 $A - BK$ 로 바꾼다
% - 가제어이기만 하면 극점 $n$ 개를 **원하는 자리에 정확히** 놓을 수 있다
% - $K$ 는 계수비교법으로 손계산할 수 있고, `place` / `acker` 가 대신 해 준다
% - `place` 는 중근 불가, `acker` 는 단일입력만. 기본은 **place** 를 쓴다
% - 근궤적과 달리 **정해진 길이 없다.** 자유도가 상태 개수만큼 있다
% - 극배치는 극점만 옮긴다. **어디에 멈출지는 $K_r$ 이나 적분 상태가 정한다**
% - 상태궤환 $+$ 적분 상태 $=$ 사실상 PID. 다만 **미분을 안 해 잡음이 없다**
% - 거꾸로 선 진자의 $+5.72$ 를 좌반면으로 옮겨 **세웠다**
% - **극을 왼쪽으로 보내는 것은 공짜가 아니다.** 제어입력이 폭증한다
% - 유효범위를 정하는 것은 선형화가 아니라 **구동기 토크**다
%% 14. 다음 주 예고
% 오늘 내내 깔려 있던 가정이 하나 있습니다.
%
% **$u = -Kx$ 를 쓰려면 $x$ 를 전부 알아야 합니다.**
%
% 그런데 현실에서는 상태를 전부 잴 수 없습니다.
%
% - 진자에서는 각도만 잰다. 각속도계는 비싸고 잡음이 많다
% - DC 모터에서는 각도만 잰다. 전류를 재려면 센서를 더 달아야 한다
%
% 14주차에서는 **못 재는 상태를 만들어 냅니다.**
%
% - 같은 모델을 컴퓨터 안에서 함께 돌린다
% - 잰 출력과 예상한 출력의 **차이를 보고** 추정을 고친다
% - 이것을 **관측기**라고 한다
%
% 그리고 놀라운 사실 하나를 배웁니다 —
% **제어기 설계와 관측기 설계를 따로 해도 된다** (분리원리).
%
% 12주차에서 확인한 **가관측성**이 그 입장권입니다.
% 거꾸로 선 진자는 각도 하나만 재도 가관측이었습니다. 그러니 됩니다.
